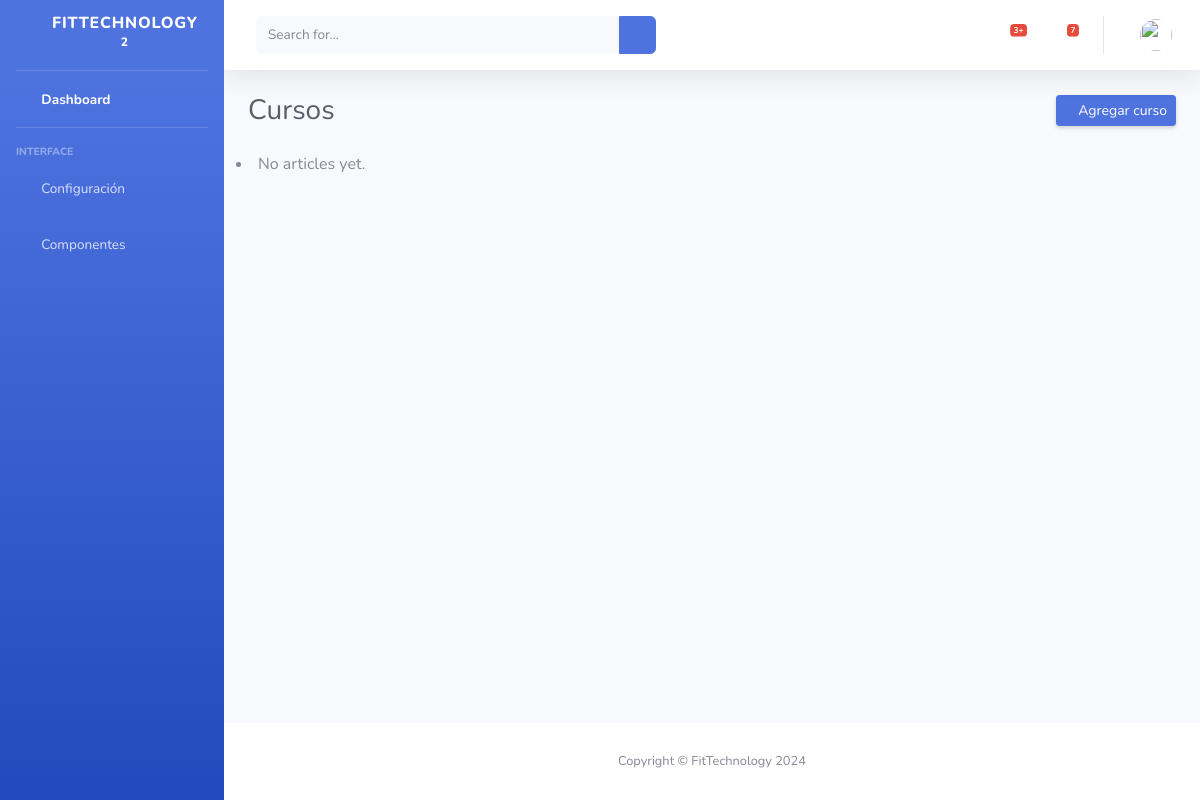
Before: /gestion/grados-list (signed in) with the older database file.
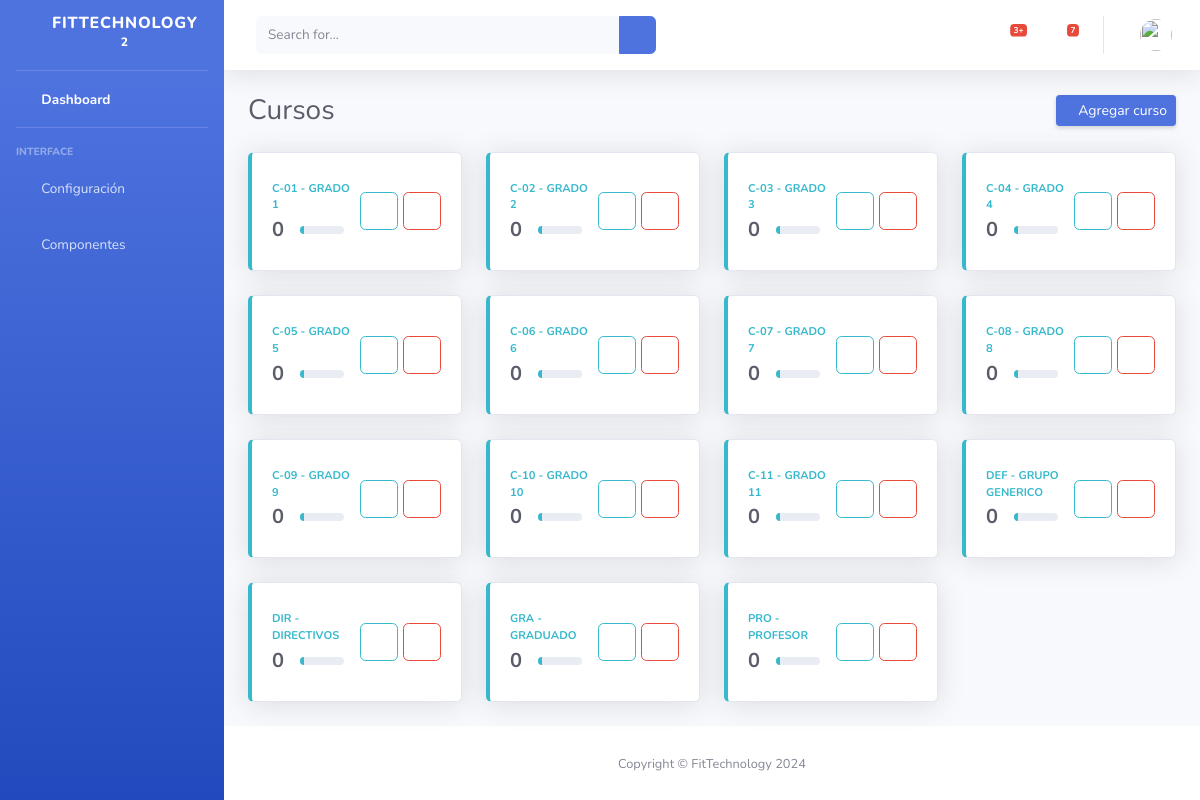
After: the same page with the newer database file.
### gestion/models.py (models this page shows, shortened)
class Clasificacion(models.Model):
    codigo = models.CharField('Código',
                              max_length=25,
                              validators=[RegexValidator(regex='^[A-Z0-9-]*$', message='Solo carácteres permitidos')])
    descripcion = models.CharField('Descripción', max_length=100)
    created = models.DateTimeField(auto_now_add=True, verbose_name="Fecha de creación")
    updated = models.DateTimeField(auto_now=True, verbose_name="Fecha de edición")
    objects = models.Manager()
    class Meta:
        ordering = ["descripcion"]

### gestion/views.py (the view)
# urls.py: path('grados-list', ListClasificacion.as_view(), name='grados-list'),
class ListClasificacion(ListView):
    model = Clasificacion
    paginate_by = 16
    queryset = Clasificacion.objects.all().order_by('codigo')
    @method_decorator(login_required(login_url=LOGOUT_REDIRECT_URL))
    def dispatch(self, request, *args, **kwargs):
        if not request.user.has_perm('gestion.view_clasificacion'):
            return redirect(LOGIN_REDIRECT_URL)
        return super(ListClasificacion, self).dispatch(request, *args, **kwargs)

### gestion/templates/gestion/clasificacion_list.html
{% extends "gestion/base.html" %}
{% load static from static %}
{% block content %}
<div class="container-fluid">
    <div class="d-sm-flex align-items-center justify-content-between mb-4">
        <h1 class="h3 mb-0 text-gray-800">Cursos</h1>
        <a href="{% url 'grados-add' %}" class="d-none d-sm-inline-block btn btn-sm btn-primary shadow-sm"><i
                class="fas fa-plus fa-sm text-white-50"></i> Agregar curso </a>
    </div>
    <div class="row">
        {% for cursos in object_list %}
            <div class="col-xl-3 col-md-6 mb-4">
                <div class="card border-left-info shadow h-100 py-2">
                    <div class="card-body">
                        <div class="row no-gutters align-items-center">
                            <div class="col mr-2">
                                <div class="text-xs font-weight-bold text-info text-uppercase mb-1">
                                    <a href="{% url 'cursopersona-list' cursos.id %}" class="text-info">
                                        {{cursos.codigo}} - {{cursos.descripcion}}
                                    </a>
                                </div>
                                <div class="row no-gutters align-items-center">
                                    <div class="col-auto">
                                        <div class="h5 mb-0 mr-3 font-weight-bold text-gray-800">0</div>
                                    </div>
                                    <div class="col">
                                        <div class="progress progress-sm mr-2">
                                            <div class="progress-bar bg-info" role="progressbar"
                                                style="width: 10%" aria-valuenow="10" aria-valuemin="0"
                                                aria-valuemax="100"></div>
                                        </div>
                                    </div>
                                </div>
                            </div>
                            <div class="col-auto">
                                <a href="{% url 'grados-edit' cursos.id %}" class="btn btn-outline-info"><i class="fas fa-pencil-alt"></i></a>
                                <a href="{% url 'grados-del' cursos.id %}" class="btn btn-outline-danger"><i class="fas fa-trash"></i></a>
                            </div>
                        </div>
                    </div>
                </div>
            </div>
        {% empty %}
            <li>No articles yet.</li>
        {% endfor %}
    </div>
</div>
{% endblock %}

### gestion/templates/gestion/base.html (shortened to what this page needs)
<!DOCTYPE html>
<html lang="es">
{% load static %}
<head>
    <link href="{% static 'gestion/vendor/fontawesome-free/css/all.min.css' %}" rel="stylesheet" type="text/css">
    <link href="{% static 'gestion/css/sb-admin-2.min.css' %}" rel="stylesheet">
</head>
<body id="page-top">
    <div id="wrapper">
        <ul class="navbar-nav bg-gradient-primary sidebar sidebar-dark accordion" id="accordionSidebar">
            <a class="sidebar-brand d-flex align-items-center justify-content-center" href="/">
                <div class="sidebar-brand-icon rotate-n-15">
                    <i class="fas fa-laugh-wink"></i>
                </div>
                <div class="sidebar-brand-text mx-3">FitTechnology <sup>2</sup></div>
            </a>
            <hr class="sidebar-divider my-0">
            <li class="nav-item active">
                <a class="nav-link" href="{% url 'gestion-index' %}">
                    <i class="fas fa-fw fa-tachometer-alt"></i>
                    <span>Dashboard</span></a>
            </li>
            <hr class="sidebar-divider">
            <div class="sidebar-heading">
                Interface
            </div>
            <li class="nav-item">
                <a class="nav-link collapsed" href="#" data-toggle="collapse" data-target="#collapseOne"
                    aria-expanded="true" aria-controls="collapseTwo">
                    <i class="fas fa-fw fa-cog"></i>
                    <span>Configuración</span>
                </a>
            </li>
            <li class="nav-item">
                <a class="nav-link collapsed" href="#" data-toggle="collapse" data-target="#collapseTwo"
                    aria-expanded="true" aria-controls="collapseTwo">
                    <i class="fas fa-fw fa-table"></i>
                    <span>Componentes</span>
                </a>
            </li>
        </ul>
        <div id="content-wrapper" class="d-flex flex-column">
            <div id="content">
                <nav class="navbar navbar-expand navbar-light bg-white topbar mb-4 static-top shadow">
                    <form
                        class="d-none d-sm-inline-block form-inline mr-auto ml-md-3 my-2 my-md-0 mw-100 navbar-search">
                        <div class="input-group">
                            <input type="text" class="form-control bg-light border-0 small" placeholder="Search for..."
                                aria-label="Search" aria-describedby="basic-addon2">
                            <div class="input-group-append">
                                <button class="btn btn-primary" type="button">
                                    <i class="fas fa-search fa-sm"></i>
                                </button>
                            </div>
                        </div>
                    </form>
                    <ul class="navbar-nav ml-auto">
                        <li class="nav-item dropdown no-arrow mx-1">
                            <a class="nav-link dropdown-toggle" href="#" id="alertsDropdown" role="button"
                                data-toggle="dropdown" aria-haspopup="true" aria-expanded="false">
                                <i class="fas fa-bell fa-fw"></i>
                                <span class="badge badge-danger badge-counter">3+</span>
                            </a>
                        </li>
                        <li class="nav-item dropdown no-arrow mx-1">
                            <a class="nav-link dropdown-toggle" href="#" id="messagesDropdown" role="button"
                                data-toggle="dropdown" aria-haspopup="true" aria-expanded="false">
                                <i class="fas fa-envelope fa-fw"></i>
                                <span class="badge badge-danger badge-counter">7</span>
                            </a>
                        </li>
                        <li class="nav-item dropdown no-arrow">
                            <a class="nav-link dropdown-toggle" href="#" id="userDropdown" role="button"
                                data-toggle="dropdown" aria-haspopup="true" aria-expanded="false">
                                <img class="img-profile rounded-circle"
                                    src="{% static 'gestion/img/undraw_profile.svg' %}">
                            </a>
                        </li>
                    </ul>
                </nav>
                {% block content %}
                {% endblock %}
            </div>
            <footer class="sticky-footer bg-white">
                <div class="container my-auto">
                    <div class="copyright text-center my-auto">
                        <span>Copyright &copy; FitTechnology 2024</span>
                    </div>
                </div>
            </footer>
        </div>
    </div>
</body>
</html>

Changed rows visible on the page:
added Clasificacion: codigo "C-01", descripcion "GRADO 1"
added Clasificacion: codigo "C-02", descripcion "GRADO 2"
added Clasificacion: codigo "C-03", descripcion "GRADO 3"
added Clasificacion: codigo "C-04", descripcion "GRADO 4"
added Clasificacion: codigo "C-05", descripcion "GRADO 5"
added Clasificacion: codigo "C-06", descripcion "GRADO 6"
added Clasificacion: codigo "C-07", descripcion "GRADO 7"
added Clasificacion: codigo "C-08", descripcion "GRADO 8"
added Clasificacion: codigo "C-09", descripcion "GRADO 9"
added Clasificacion: codigo "C-10", descripcion "GRADO 10"
added Clasificacion: codigo "C-11", descripcion "GRADO 11"
added Clasificacion: codigo "DEF", descripcion "GRUPO GENERICO"
added Clasificacion: codigo "DIR", descripcion "DIRECTIVOS"
added Clasificacion: codigo "GRA", descripcion "GRADUADO"
added Clasificacion: codigo "PRO", descripcion "PROFESOR"
Other visible differences:
text no longer shown: "No articles yet."
